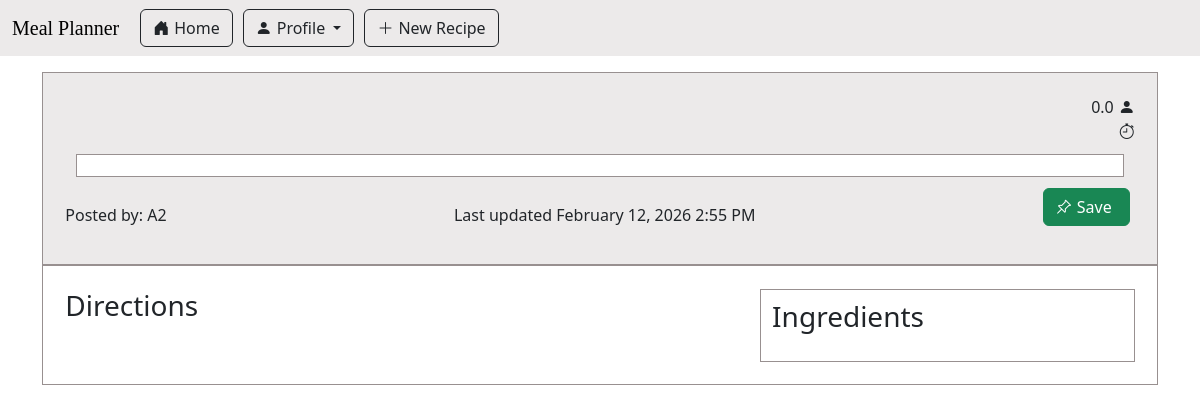
The app's page /recipe/9/view, older data.
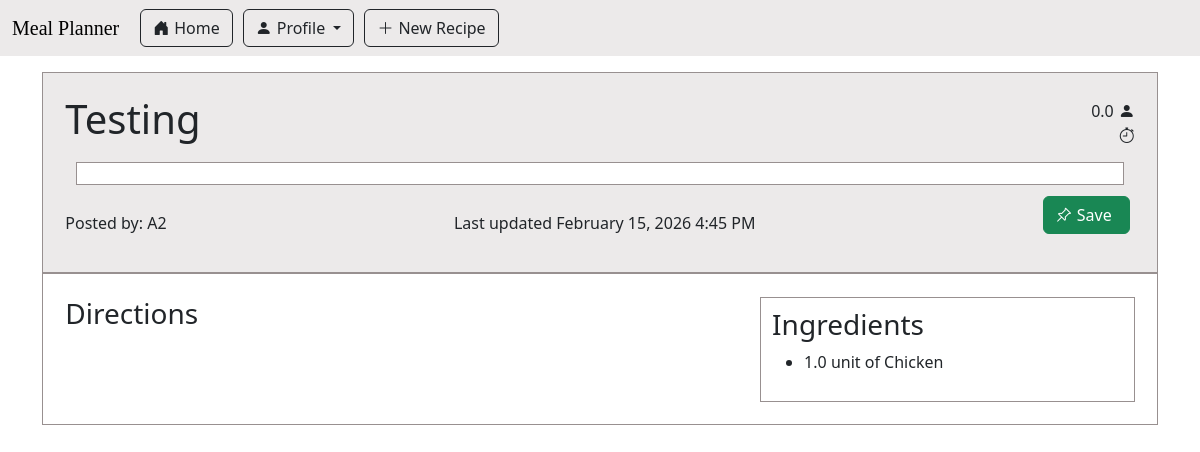
The same page, newer data.
### app/main/models.py (models this page shows, shortened)
class Recipe(db.Model):
    id : sqlo.Mapped[int] = sqlo.mapped_column(primary_key=True)
    title : sqlo.Mapped[str] = sqlo.mapped_column(sqla.String(150), default="")
    description: sqlo.Mapped[str] = sqlo.mapped_column(sqla.String(1500), default="")
    servingSize : sqlo.Mapped[float] = sqlo.mapped_column(sqla.Float, default=0)
    estimatedTime : sqlo.Mapped[str] = sqlo.mapped_column(sqla.String(25), default="")
    steps : sqlo.Mapped[str] = sqlo.mapped_column(sqla.String, default="")
    timestamp : sqlo.Mapped[Optional[datetime]] = sqlo.mapped_column(default = lambda : datetime.now(timezone.utc))
    is_draft : sqlo.Mapped[bool] = sqlo.mapped_column(sqla.Boolean, default=True)
    user_id : sqlo.Mapped[int] = sqlo.mapped_column(sqla.ForeignKey('user.id'))
    writer : sqlo.Mapped['User'] = sqlo.relationship(back_populates='written_recipes')
    tags: sqlo.WriteOnlyMapped['Tag'] = sqlo.relationship(
        secondary=recipe_tags_table,
        primaryjoin=(recipe_tags_table.c.recipe_id == id),
        back_populates='recipes',
        passive_deletes=True)
    recipe_saved_by_users : sqlo.WriteOnlyMapped['User'] = sqlo.relationship(
        secondary=saved_recipes_table,
        primaryjoin=(saved_recipes_table.c.recipe_id == id),
        back_populates='users_saved_recipes',
        passive_deletes=True)
    ingredients_used: sqlo.WriteOnlyMapped['RecipeIngredientUse'] = sqlo.relationship(back_populates='recipe_usecase_recipe', passive_deletes=True)

class User(db.Model, UserMixin):
    id: sqlo.Mapped[int] = sqlo.mapped_column(primary_key=True)
    first_name: sqlo.Mapped[str] = sqlo.mapped_column(sqla.String(64))
    last_name: sqlo.Mapped[str] = sqlo.mapped_column(sqla.String(64))
    username: sqlo.Mapped[str] = sqlo.mapped_column(sqla.String(64))
    email: sqlo.Mapped[str] = sqlo.mapped_column(sqla.String(120))
    password_hash: sqlo.Mapped[str] = sqlo.mapped_column(sqla.String(256))
    is_certified: sqlo.Mapped[bool] = sqlo.mapped_column(sqla.Boolean, default=False)
    written_recipes: sqlo.WriteOnlyMapped['Recipe'] = sqlo.relationship(back_populates='writer')
    users_saved_recipes : sqlo.WriteOnlyMapped['Recipe'] = sqlo.relationship(
        secondary=saved_recipes_table,
        primaryjoin=(saved_recipes_table.c.user_id == id),
        back_populates='recipe_saved_by_users',
        passive_deletes=True)
    curr_ingredients: sqlo.WriteOnlyMapped['UserIngredientListUse'] = sqlo.relationship(back_populates='userlist_user')

class RecipeIngredientUse(db.Model):
    recipe_id : sqlo.Mapped[int] = sqlo.mapped_column(sqla.ForeignKey(Recipe.id), primary_key=True)
    ingredient_id : sqlo.Mapped[int] = sqlo.mapped_column(sqla.ForeignKey(Ingredient.id), primary_key=True)
    amount : sqlo.Mapped[float] = sqlo.mapped_column(sqla.Float)
    unit : sqlo.Mapped[str] = sqlo.mapped_column(sqla.String(150))
    __table_args__ = (
        sqla.CheckConstraint(unit.in_(UNIT_OPTIONS), name='recipe_unit_check'),
    )
    recipe_usecase_recipe : sqlo.Mapped[Recipe] = sqlo.relationship(back_populates = 'ingredients_used')
    recipe_usecase_ingredient : sqlo.Mapped[Ingredient] = sqlo.relationship(back_populates = 'recipe_involvements')
    def getName(self):
        return db.session.scalars(sqla.select(Ingredient.name).where(Ingredient.id == self.ingredient_id)).first().capitalize()

### app/recipe/recipe_routes.py (the view)
@bp_recipe.route('/recipe/<recipe_id>/view', methods=['GET'])
def view_recipe(recipe_id):
    theRecipe = db.session.scalars(sqla.select(Recipe).where(Recipe.id == recipe_id)).first()
    if not (theRecipe is None):
        theIngredients = db.session.scalars(sqla.select(RecipeIngredientUse).where(RecipeIngredientUse.recipe_id == recipe_id)).all()
        return render_template('view_recipe.html', recipe = theRecipe, ingredients = theIngredients)
    return redirect(url_for('main.index'))

### meal_planner.py (called while the page is built)
@app.before_request
def initDB(*args, **kwargs):
    if app._got_first_request:
        db.create_all()

### app/recipe/templates/view_recipe.html (shortened to what this page needs)
{% extends "base.html" %}
{% import 'bootstrap_wtf.html' as wtf %}
{% block content %}
<div class="recipe-page">
    <div class="recipe-page-header bottom-line">
        <div class="recipe-page-details">
            <span><h1 class="recipe-page-title"> {{recipe.title}} </h1></span>
            <span style="text-align:right;">
                {{recipe.servingSize}}<i class="bi bi-person-fill" style="padding-left:5px"></i>
                <br>
                {{recipe.estimatedTime}}<i class="bi bi-stopwatch" style="padding-left:5px"></i>
            </span>
        </div>
        <div class="recipe-page-description">
        </div>
        <div class="recipe-page-details">
            <span>Posted by: {{recipe.writer.username}}</span><span>Last updated {{moment(recipe.timestamp).format('LLL')}}</span>
            <div class="recipe-page-details">
                <span class="icon-button" style="margin-right:5px;"><form action="" method="post">
                        <button type="submit" class="btn btn-success">
                            <i class="bi bi-pin-angle"></i><span style="margin:5px">Save</span>
                        </button>
                </form></span>
            </div>
        </div>
    </div>
    <div class="recipe-page-content">
        <div class="recipe-page-steps">
            <h3 class="recipe-page-subtitle">Directions</h3>
        </div>
        <div class="recipe-page-ingredients">
            <h3 class="recipe-page-subtitle">Ingredients</h3>
            <ul>
                {% for ingredient in ingredients %}
                    <li class="recipe-page-ingredient-item"> {{ingredient.amount}} {{ingredient.unit}} of {{ingredient.getName()}} </li>
                {% endfor %}
            </ul>
        </div>
    </div>
</div>
{% endblock %}

### app/main/templates/base.html (shortened to what this page needs)
<html>
    <head>
       <link
            href="https://cdn.jsdelivr.net/npm/bootstrap@5.3.2/dist/css/bootstrap.min.css"
            rel="stylesheet"
>
        <link rel="stylesheet" href="https://cdn.jsdelivr.net/npm/bootstrap-icons@1.13.1/font/bootstrap-icons.min.css">
       <link rel="stylesheet" href="{{ url_for('static', filename='css/main.css') }}">
       <head>{{ moment.include_moment() }}</head>
    </head>
    <body>
        <nav class="navbar navbar-expand-lg">
        <div class="container-fluid">
            <a class="navbar-brand" href="#">Meal Planner</a>
            <div class="collapse navbar-collapse" id="navbarSupportedContent">
                <ul class="navbar-nav me-auto mb-2 mb-lg-0">
                    <li class="nav-item">
                        <a href="{{ url_for('main.index') }}" class="btn btn-outline-dark">
                            <i class="bi bi-house-door-fill" style="margin-right:5px"></i>Home
                        </a>
                    </li>
                    <li class="nav-item dropdown">
                        <a class="dropdown-toggle btn btn-outline-dark" href="#" role="button" data-bs-toggle="dropdown" aria-expanded="false">
                            <i class="bi bi-person-fill" style="margin-right:5px"></i>Profile
                        </a>
                    </li>
                    {% if current_user.is_certified %}
                        <li class="nav-item dropdown">
                            <a class="dropdown-toggle btn btn-outline-dark" href="#" role="button" data-bs-toggle="dropdown" aria-expanded="false">
                                <i class="bi bi-plus-lg" style="margin-right:5px"></i>New Post
                            </a>
                            <ul class="dropdown-menu">
                                <li><a href="{{ url_for('recipe.create_recipe') }}" class="dropdown-item">Recipe</a></li>
                                <li><a href="#" class="dropdown-item">Cookbook</a></li>
                            </ul>
                        </li>
                    {% else %}
                        <li class="nav-item">
                            <a href="{{ url_for('recipe.create_recipe') }}" class="btn btn-outline-dark">
                                <i class="bi bi-plus-lg" style="margin-right:5px"></i>New Recipe
                            </a>
                        </li>
                    {% endif %}
                </ul>
            </div>
        </div>
        </nav>
        <div class="container mt-3">
            {% block content %}{% endblock %}
        </div>
    </body>
</html>

### app/static/css/main.css (style rules this page uses)
:root { --accent-bg-color: #eceaea; --blank-bg-color: #fff; --outline-color: #989090; }
.navbar { background-color: var(--accent-bg-color); }
.nav-item { margin-left:5px; margin-right:5px; }
.navbar-brand { font-family: "Times New Roman", Times, serif; }
.bottom-line { border-style: none none solid none; border-width: 2px; border-color: var(--outline-color); }
.recipe-page { border: 1px solid; border-color: var(--outline-color); }
.recipe-page-header { background-color: var(--accent-bg-color); padding: 2%; }
.recipe-page-details { display: flex; justify-content: space-between; align-items: center; }
.recipe-page-description { margin: 1%; padding: 1%; border: 1px solid; border-color: var(--outline-color); background-color: var(--blank-bg-color); }
.recipe-page-content { background-color: var(--blank-bg-color); padding: 2%; display: flex; justify-content: space-between; }
.recipe-page-ingredients { position: sticky; top: 20px; align-self: flex-start; border: 1px solid; border-color: var(--outline-color); width: 35%; padding: 1%; }
.recipe-page-steps { width: 65%; }

Row changes from the older to the newer data that the page shows:
changed Recipe: title (not shown) → "Testing"; timestamp "February 12, 2026 2:55 PM" → "February 15, 2026 4:45 PM"
added RecipeIngredientUse: amount "1.0", unit "unit", getName "Chicken"
